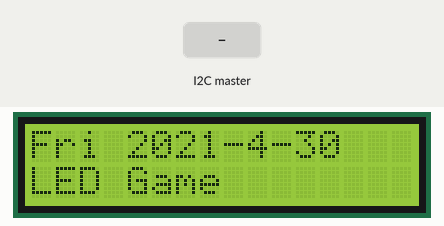
The sketch below on a simulated Arduino Uno, built with avr-gcc and run on an emulated ATmega328P. On the bench: 16×2 character LCD. The inputs (shaded band) are chosen by the test bench. The local clock reads 2024-03-15 10:24:30 at power-on unless the sketch sets it; what the sketch prints to the serial monitor is not drawn.

Above: at 1.2 s.
1.3 s: the I2C master sends "T"
At 2.0 s:
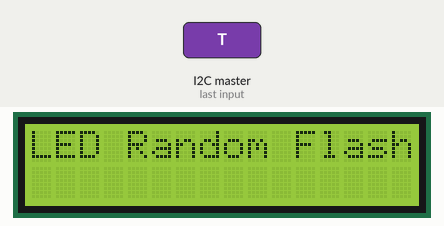
4.3 s: the I2C master sends the byte 1
At 5.0 s:
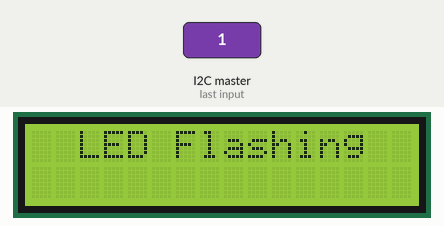
6.7 s: the I2C master sends the byte 0
8.7 s: the I2C master sends the byte 2
10.8 s: the I2C master sends the byte 90
At 11.2 s:
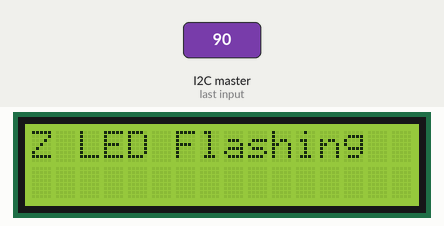
12.8 s: the I2C master sends the byte 200
At 13.1 s:
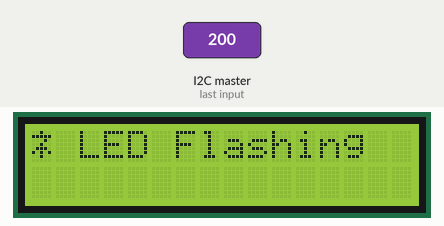
Timing chart, 0 to 15.8 s (numbered marks = the images above; inputs shaded):
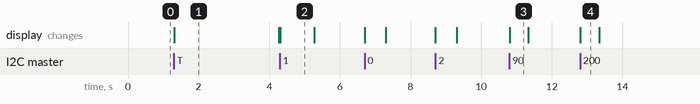

The sketch:

SlaveOne_Rtc_Lcd.ino
```cpp
// I2C 통신을 위한 라이브러리를 불러온다.
#include <Wire.h>

// DS1302 라이브러리를 불러온다
#include <DS1302.h>

// LCD 모듈 라이브러리를 불러온다
#include <LiquidCrystal.h>

char ch;

// DS1302 핀 설정
const int CEPin = 10;
const int IOPin = 9;
const int CLKPin = 8;

//LCD 설정
// LiquidCrystal(rs, enable, d4, d5, d6, d7)
LiquidCrystal lcd(12, 11, 5, 4, 3, 2); // LCD값 초기화

// DS1302 모듈을 rtc 오브젝트로 설정
DS1302 rtc(CEPin, IOPin, CLKPin);

// DS1302에서 읽어낸 데이터 중 day 값으로 요일을 설정한다
String dayAsString(const Time::Day day)
{
  switch(day)
  {
    case Time::kSunday: return "Sun";
    case Time::kMonday: return "Mon";
    case Time::kTuesday: return "Tue";
    case Time::kWednesday: return "Wed";
    case Time::kThursday: return "Thu";
    case Time::kFriday: return "Fri";
    case Time::kSaturday: return "Sat";
  }
  return "(nuknown day)";
}

void setup()
{
  Wire.begin(1);                  // Slave 주소
  Wire.onReceive(result);         // I2C 통신이 호출되면 괄호 안의 함수를 실행해주는 함수

 // 16×2 LCD 설정
  lcd.begin(16, 2);

  // rtc에 쓰기방지 OFF, 정지기능 OFF
  rtc.writeProtect(false);
  rtc.halt(false);

  // 입력하고자 하는 시간을 적는다
  // 2021년 4월 30일 0시 0분 0초 금요일 로 설정한다
  Time t(2021, 4, 30, 00, 00, 00, Time::kFriday);

  // 현재의 시간을 DS1302에 입력한다
  rtc.time(t);

  Serial.begin(9600);
}

void loop()
{
  FirstGameLcd(); //*첫줄: 현재 요일, 날짜 *둘째줄: Game Start
}

void FirstGameLcd()
{
  // DS1302로 부터 현재 시간을 읽어온다
  Time t = rtc.time();

  //day 데이터를 요일로 변경한다
  const String day = dayAsString(t.day);
  lcd.clear();

  // 현재 요일 날짜 시간 순서대로 시리얼 통신으로 출력한다
  lcd.setCursor(0,0);
  lcd.print(day.c_str());
  lcd.print(" ");
  lcd.print(t.yr);
  lcd.print("-");
  lcd.print(t.mon);
  lcd.print("-");
  lcd.print(t.date);

  lcd.setCursor(0,1); //두 번째줄 첫 번째 칸으로 커서 이동
  lcd.println("LED Game");

  delay(1000);
}

void result() //전송 데이터 읽기
{
  while (Wire.available())
  {
    ch = Wire.read();
  }

  if( ch == 'T')          // Master에서 입력받은 값이 'T'이면
  {
    Serial.println("LED Random Flash");
    lcd.clear();
    lcd.setCursor(0,0); //두 번째줄 첫 번째 칸으로 커서 이동
    lcd.print("LED Random Flash");
    delay(630000);
  }
  else                   // Master에서 입력받은 값이 'T'가 아닌 다른 값이면
  {
    Serial.print(ch);
    Serial.println(" LED Flashing");
    lcd.clear();
    lcd.setCursor(0,0);
    lcd.print(ch);
    lcd.setCursor(2,0);
    lcd.print("LED Flashing");
    delay(20000);
  }
}
```

Measured:
- after the input at 1.3 s, the display: changes at once (image 1)
- after the input at 4.3 s, the display: changes at once (image 2)
- after the input at 10.8 s, the display: changes at once (image 3)
- after the input at 12.8 s, the display: changes at once (image 4)
- what the display in image 1 shows lasts 3.0 s, from 1.3 s to 4.3 s
- what the display in image 2 shows lasts 1.0 s, from 4.3 s to 5.3 s
- what the display in image 3 shows lasts 0.5 s, from 10.8 s to 11.3 s
